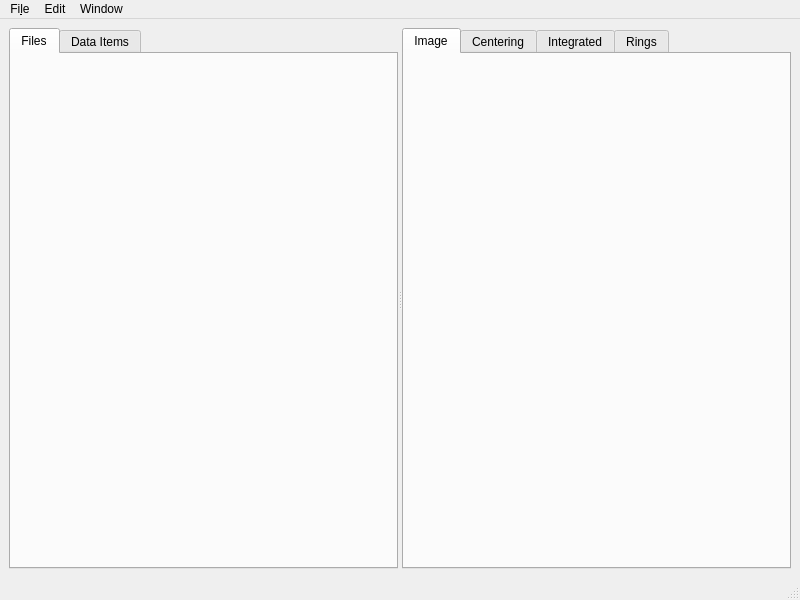
<?xml version="1.0" encoding="UTF-8"?>
<ui version="4.0">
 <class>QxrdWatcherWindow</class>
 <widget class="QMainWindow" name="QxrdWatcherWindow">
  <property name="geometry">
   <rect>
    <x>0</x>
    <y>0</y>
    <width>800</width>
    <height>600</height>
   </rect>
  </property>
  <property name="windowTitle">
   <string>MainWindow</string>
  </property>
  <widget class="QWidget" name="centralwidget">
   <layout class="QGridLayout" name="gridLayout_2">
    <item row="0" column="0">
     <widget class="QSplitter" name="m_Splitter">
      <property name="orientation">
       <enum>Qt::Horizontal</enum>
      </property>
      <widget class="QTabWidget" name="tabWidget">
       <property name="currentIndex">
        <number>0</number>
       </property>
       <widget class="QWidget" name="m_FilesTab">
        <attribute name="title">
         <string>Files</string>
        </attribute>
        <layout class="QGridLayout" name="gridLayout_11">
         <item row="0" column="0">
          <widget class="QxrdFileBrowserWidget" name="m_FileBrowserWidget" native="true"/>
         </item>
        </layout>
       </widget>
       <widget class="QWidget" name="m_DataItemsTab">
        <attribute name="title">
         <string>Data Items</string>
        </attribute>
        <layout class="QGridLayout" name="gridLayout_12">
         <item row="0" column="0">
          <widget class="QcepDatasetBrowserView" name="m_DatasetBrowserView">
           <property name="acceptDrops">
            <bool>true</bool>
           </property>
           <property name="dragEnabled">
            <bool>true</bool>
           </property>
           <property name="dragDropOverwriteMode">
            <bool>false</bool>
           </property>
           <property name="dragDropMode">
            <enum>QAbstractItemView::DragDrop</enum>
           </property>
           <property name="defaultDropAction">
            <enum>Qt::TargetMoveAction</enum>
           </property>
           <property name="alternatingRowColors">
            <bool>true</bool>
           </property>
           <property name="selectionMode">
            <enum>QAbstractItemView::ExtendedSelection</enum>
           </property>
          </widget>
         </item>
        </layout>
       </widget>
      </widget>
      <widget class="QTabWidget" name="tabWidget_2">
       <property name="currentIndex">
        <number>0</number>
       </property>
       <widget class="QWidget" name="m_ImagePlotTab">
        <attribute name="title">
         <string>Image</string>
        </attribute>
        <layout class="QGridLayout" name="gridLayout_7">
         <item row="0" column="0">
          <widget class="QcepImagePlotWidget" name="m_ImagePlotWidget" native="true"/>
         </item>
        </layout>
       </widget>
       <widget class="QWidget" name="m_CenteringPlotTab">
        <attribute name="title">
         <string>Centering</string>
        </attribute>
        <layout class="QGridLayout" name="gridLayout_9">
         <item row="0" column="0">
          <widget class="QxrdCenteringPlotWidget" name="m_CenteringPlotWidget" native="true"/>
         </item>
        </layout>
       </widget>
       <widget class="QWidget" name="m_IntegratedPlotTab">
        <attribute name="title">
         <string>Integrated</string>
        </attribute>
        <layout class="QGridLayout" name="gridLayout_10">
         <item row="0" column="0">
          <widget class="QxrdIntegratedPlotWidget" name="m_IntegratedPlotWidget" native="true"/>
         </item>
        </layout>
       </widget>
       <widget class="QWidget" name="m_RingsTab">
        <attribute name="title">
         <string>Rings</string>
        </attribute>
        <layout class="QGridLayout" name="gridLayout">
         <item row="0" column="0">
          <widget class="QTableView" name="m_CenteringRingsTable"/>
         </item>
        </layout>
       </widget>
      </widget>
     </widget>
    </item>
   </layout>
  </widget>
  <widget class="QMenuBar" name="menubar">
   <property name="geometry">
    <rect>
     <x>0</x>
     <y>0</y>
     <width>800</width>
     <height>22</height>
    </rect>
   </property>
   <widget class="QMenu" name="m_FileMenu">
    <property name="title">
     <string>Fi&amp;le</string>
    </property>
   </widget>
   <widget class="QMenu" name="m_EditMenu">
    <property name="title">
     <string>Edit</string>
    </property>
   </widget>
   <widget class="QMenu" name="m_WindowMenu">
    <property name="title">
     <string>Window</string>
    </property>
    <addaction name="actionWindow"/>
   </widget>
   <addaction name="m_FileMenu"/>
   <addaction name="m_EditMenu"/>
   <addaction name="m_WindowMenu"/>
  </widget>
  <widget class="QStatusBar" name="statusbar"/>
  <action name="actionWindow">
   <property name="text">
    <string>Window</string>
   </property>
  </action>
 </widget>
 <customwidgets>
  <customwidget>
   <class>QcepImagePlotWidget</class>
   <extends>QWidget</extends>
   <header>qcepimageplotwidget.h</header>
   <container>1</container>
  </customwidget>
  <customwidget>
   <class>QcepDatasetBrowserView</class>
   <extends>QTreeView</extends>
   <header>qcepdatasetbrowserview.h</header>
  </customwidget>
  <customwidget>
   <class>QxrdFileBrowserWidget</class>
   <extends>QWidget</extends>
   <header>qxrdfilebrowserwidget.h</header>
   <container>1</container>
  </customwidget>
  <customwidget>
   <class>QxrdIntegratedPlotWidget</class>
   <extends>QWidget</extends>
   <header>qxrdintegratedplotwidget.h</header>
   <container>1</container>
  </customwidget>
  <customwidget>
   <class>QxrdCenteringPlotWidget</class>
   <extends>QWidget</extends>
   <header>qxrdcenteringplotwidget.h</header>
   <container>1</container>
  </customwidget>
 </customwidgets>
 <resources/>
 <connections/>
</ui>
